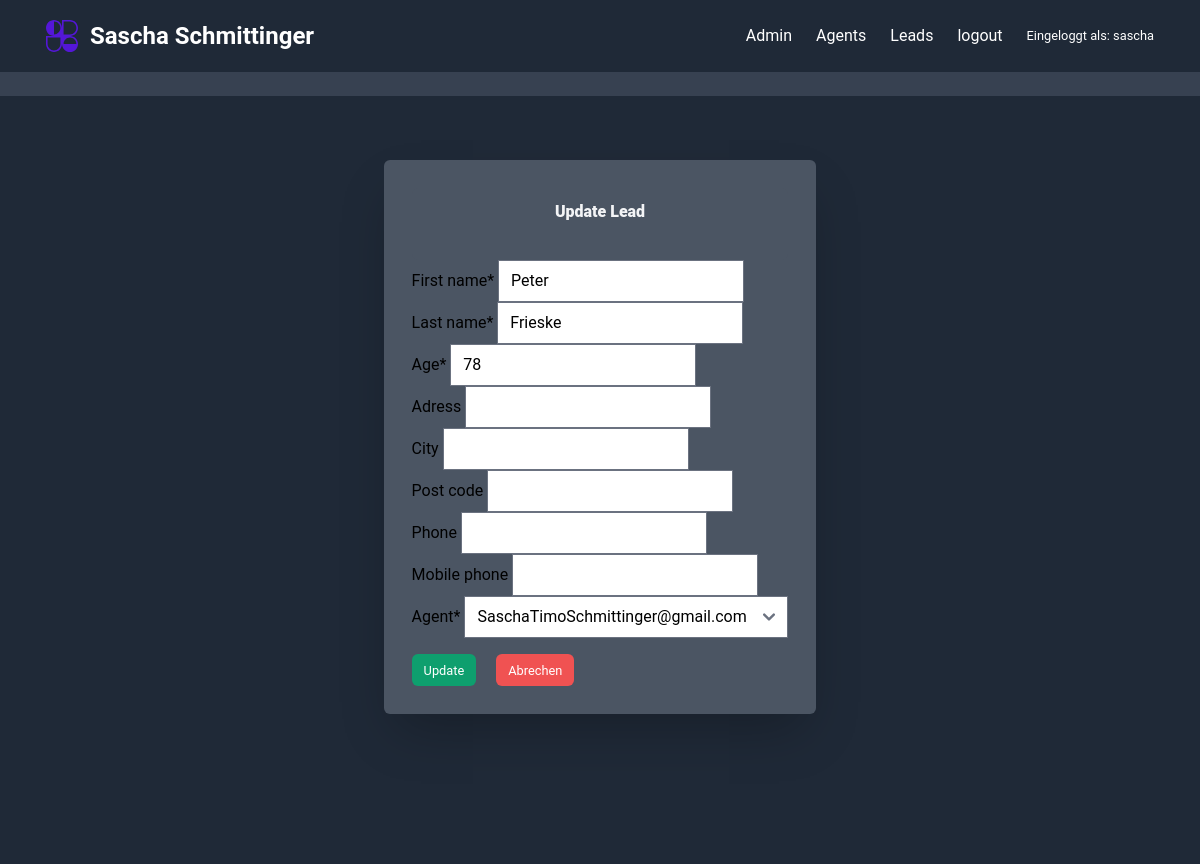
Page /11/update/ (signed in) on the committed database.
### leads/models.py (models this page shows, shortened)
class User(AbstractUser):
    is_organisor = models.BooleanField(default=True)
    is_agent = models.BooleanField(default=False)

class Lead(models.Model):
    first_name = models.CharField(max_length=20)
    last_name = models.CharField(max_length=20)
    age = models.IntegerField(default=0)
    adress = models.CharField(max_length=100, blank=True, null=True)
    city = models.CharField(max_length=50, blank=True, null=True)
    post_code = models.CharField(max_length=50, blank=True, null=True)
    phone = models.CharField(max_length=50, blank=True, null=True)
    mobile_phone = models.CharField(max_length=50, blank=True, null=True)
    agent = models.ForeignKey("Agent", on_delete=models.CASCADE)

### leads/views.py (the view, shortened to what this page needs)
# urls.py: path('<int:pk>/update/',LeadUpdateView.as_view(), name='lead_update'),
class LeadUpdateView(LoginRequiredMixin, generic.UpdateView):
    title = "SSC LeadUpdateView"
    template_name = "leads/lead_update.html"
    form_class = LeadModelForm
    queryset = Lead.objects.all()
    def get_context_data(self, **kwargs):
        context = super(LeadUpdateView, self).get_context_data(**kwargs)
        context.update({"title": self.title})
        return super().get_context_data(**kwargs)

### leads/forms.py
class LeadModelForm(forms.ModelForm):
    class Meta:
        model = Lead
        fields ='__all__'

### leads/models.py (called while the page is built)
    def __str__(self):
        return self.user.email

### templates/leads/lead_update.html (shortened to what this page needs)
{% extends "../base.html" %}
{% load static %}
{% load crispy_forms_tags %}
{% block start %}
<div class="w-full h-full md:min-h-[768px] bg-gray-800 ">
  <div class="flex justify-center">
      <form method='POST' class="bg-gray-600  rounded-md mt-16 p-7  text-black  shadow-2xl">
          <h2 class="pb-6 font-black text-center bg-gray-600 text-gray-100 rounded-md">
            <p class="p-3">Update Lead</p>
          </h2>
        {{ form|crispy }}
        <button class="bg-green-500 hover:bg-green-400 hover:shadow-2xl transition duration-300 rounded-md py-1 px-3 text-white mt-4" type="submit"> <small>Update</small> </button>
        <button class="bg-red-500 hover:bg-red-400 hover:shadow-2xl transition duration-300 rounded-md py-1 px-3 text-white ml-4 mt-4" type="button"> <a href="{% url "leads:lead_view" %}"><small>Abrechen</small> </a></button>
      </form>
  </div>
</div>
{% endblock start %}

### templates/leads/navbar.html (shortened to what this page needs)
{% load static %}
  <nav class=" border-gray-200 bg-gray-800">
    <div class="flex flex-wrap justify-between items-center mx-auto max-w-screen-xl p-4">
        <a href="https://flowbite.com" class="flex items-center space-x-3 rtl:space-x-reverse">
            <img src="{% static "images/logo.svg" %}" class="h-8" alt="Flowbite Logo" />
            <span class="self-center text-2xl font-semibold whitespace-nowrap text-white">Sascha Schmittinger</span>
        </a>
        <div class="flex items-center space-x-6 rtl:space-x-reverse sm:py-2">
          {% if request.user.is_authenticated %}
            {% if request.user.is_organisor %}
            {% if request.user.is_staff %}
            <a href="/admin" class="text-white hover:underline" aria-current="page">Admin</a>
            {% endif %}
            <a href="{% url "agents:agents_list" %}" class="text-white hover:underline">Agents</a>
            {% endif %}
            <a href="{% url "leads:lead_view" %}" class="text-white hover:underline">Leads</a>
           <form method="post" action="{% url 'logout' %}" >
              <button class="text-white" type="submit">logout</button>
           </form>
          <small class="text-white"> Eingeloggt als: {{ request.user.username }}
          </small>
          {% endif %}
        </div>
    </div>
</nav>
<nav class="bg-gray-700">
    <div class="max-w-screen-xl px-4 py-3 mx-auto">
    </div>
</nav>

### rows in the picture
User: user.username "sascha"
Lead: first_name "Peter", last_name "Frieske", age "78", agent "SaschaTimoSchmittinger@gmail.com"
